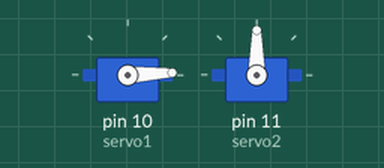
Recording of a sketch running on a simulated Arduino Uno, built with avr-gcc and run on an emulated ATmega328P. Parts: 2 × servo.

Above: at 0.05 s.
At 1.85 s:
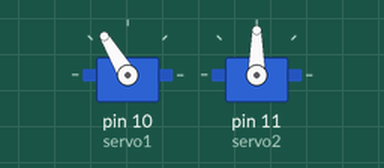
At 3.65 s:
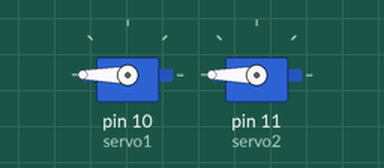
At 7.25 s:
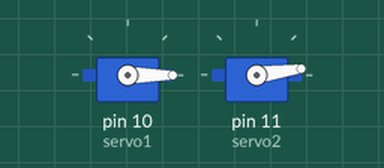
Timing chart, 0 to 9.5 s (numbered marks = the images above):
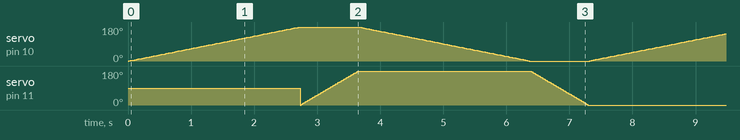

The sketch:

Omnidirectional_servo_joints.ino
```cpp
#include <Servo.h>

Servo servo1;
Servo servo2;

void setup() {
  servo1.attach(10);
  servo2.attach(11);
}

void loop() {
  // Move servo1 from 0 to 180 degrees
  for (int pos1 = 0; pos1 <= 180; pos1 += 1) {
    servo1.write(pos1);
    delay(15); // Delay for servo1 can be different if desired
  }

  // Move servo2 from 0 to 180 degrees, independently
  for (int pos2 = 0; pos2 <= 180; pos2 += 1) {
    servo2.write(pos2);
    delay(5); // Delay for servo2 can be different if desired
  }

  // Move servo1 back from 180 to 0 degrees
  for (int pos1 = 180; pos1 >= 0; pos1 -= 1) {
    servo1.write(pos1);
    delay(15); // Delay for servo1 can be different if desired
  }

  // Move servo2 back from 180 to 0 degrees, independently
  for (int pos2 = 180; pos2 >= 0; pos2 -= 1) {
    servo2.write(pos2);
    delay(5); // Delay for servo2 can be different if desired
  }
}
```
